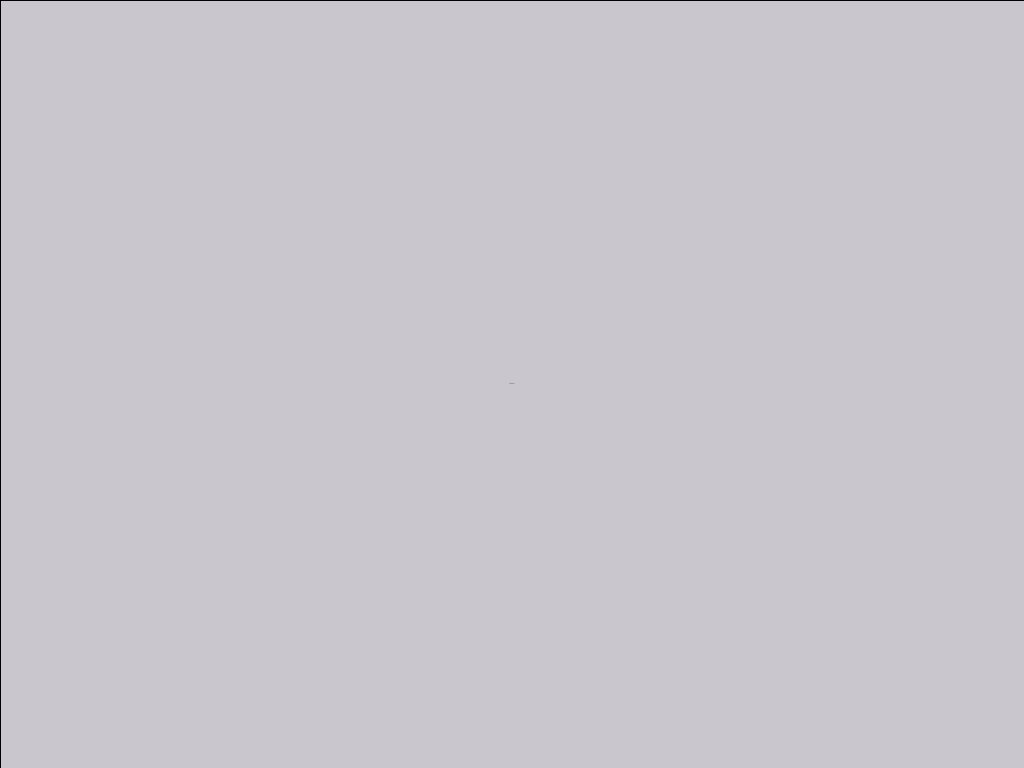
Frame 1 (no input)
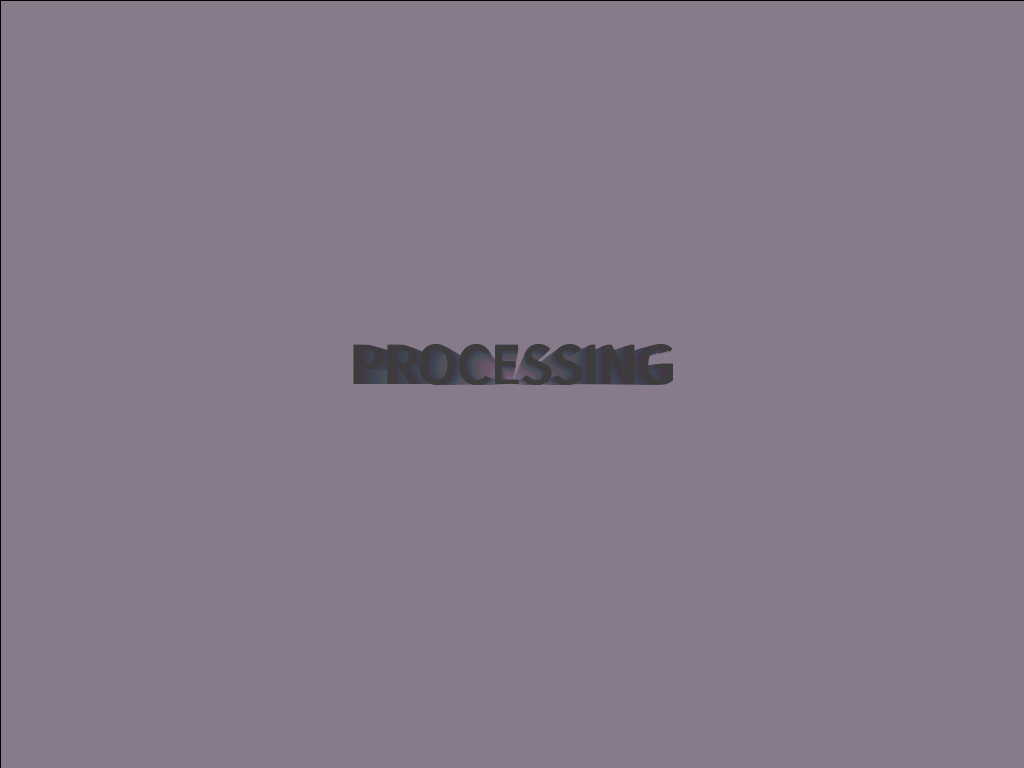
Frame 60 (the mouse pressed at the canvas centre just before this capture)
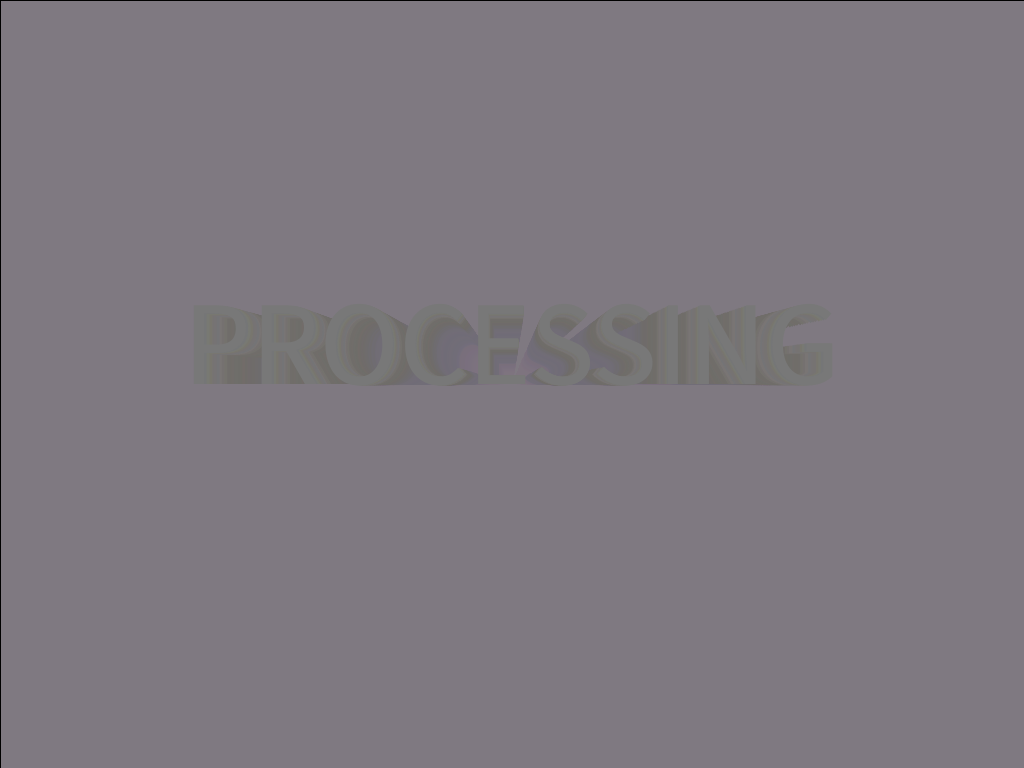
Frame 120 (the mouse held since frame 60 and released just before this capture)

The Processing sketch that drew these frames (run headless with seeded random() and noise(); from frame 60 on, the mouse is pressed at the canvas centre):

// Processing sketch: FixProcessingSig
// ── FixProcessingSig.pde
void setup(){
  size(1024,768);
}
void draw(){
  fill(random(255),random(255),random(255),11);
  rect(0,0,width,height);
  textAlign(CENTER);
  textSize(frameCount % (height/2) );
  fill(frameCount%height);
  text("PROCESSING",width/2,height/2);
}
